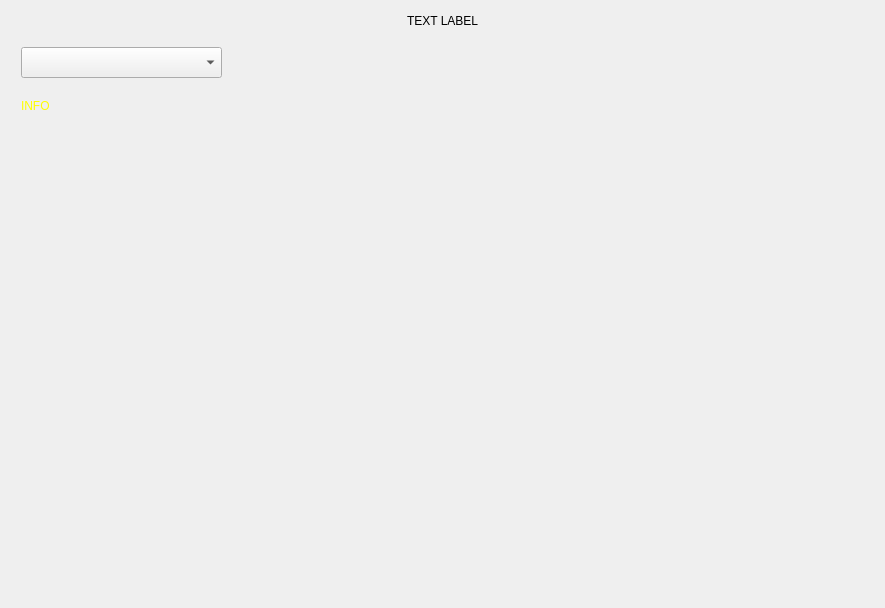
<?xml version="1.0" encoding="UTF-8"?>
<ui version="4.0">
 <class>Form</class>
 <widget class="QWidget" name="Form">
  <property name="geometry">
   <rect>
    <x>0</x>
    <y>0</y>
    <width>885</width>
    <height>608</height>
   </rect>
  </property>
  <property name="windowTitle">
   <string>Form</string>
  </property>
  <layout class="QVBoxLayout" name="verticalLayout" stretch="0,1">
   <item>
    <layout class="QHBoxLayout" name="horizontalLayout" stretch="0,0,0">
     <item>
      <spacer name="horizontalSpacer">
       <property name="orientation">
        <enum>Qt::Horizontal</enum>
       </property>
       <property name="sizeHint" stdset="0">
        <size>
         <width>40</width>
         <height>20</height>
        </size>
       </property>
      </spacer>
     </item>
     <item>
      <widget class="QLabel" name="title_label">
       <property name="styleSheet">
        <string notr="true">font: 75 24pt &quot;MS Shell Dlg 2&quot;;</string>
       </property>
       <property name="text">
        <string>TEXT LABEL</string>
       </property>
      </widget>
     </item>
     <item>
      <spacer name="horizontalSpacer_2">
       <property name="orientation">
        <enum>Qt::Horizontal</enum>
       </property>
       <property name="sizeHint" stdset="0">
        <size>
         <width>40</width>
         <height>20</height>
        </size>
       </property>
      </spacer>
     </item>
    </layout>
   </item>
   <item>
    <widget class="PlotWidget" name="widget" native="true">
     <property name="styleSheet">
      <string notr="true"/>
     </property>
     <widget class="QLabel" name="info_label">
      <property name="geometry">
       <rect>
        <x>10</x>
        <y>40</y>
        <width>701</width>
        <height>58</height>
       </rect>
      </property>
      <property name="styleSheet">
       <string notr="true">font: 75 36pt &quot;MS Shell Dlg 2&quot;;
color: rgb(255, 255, 0);</string>
      </property>
      <property name="text">
       <string>INFO</string>
      </property>
     </widget>
     <widget class="QComboBox" name="combobox">
      <property name="geometry">
       <rect>
        <x>10</x>
        <y>10</y>
        <width>201</width>
        <height>31</height>
       </rect>
      </property>
      <property name="styleSheet">
       <string notr="true">font: 75 20pt &quot;MS Shell Dlg 2&quot;;</string>
      </property>
     </widget>
    </widget>
   </item>
  </layout>
 </widget>
 <customwidgets>
  <customwidget>
   <class>PlotWidget</class>
   <extends>QWidget</extends>
   <header>pyqtgraph</header>
   <container>1</container>
  </customwidget>
 </customwidgets>
 <resources/>
 <connections/>
</ui>
